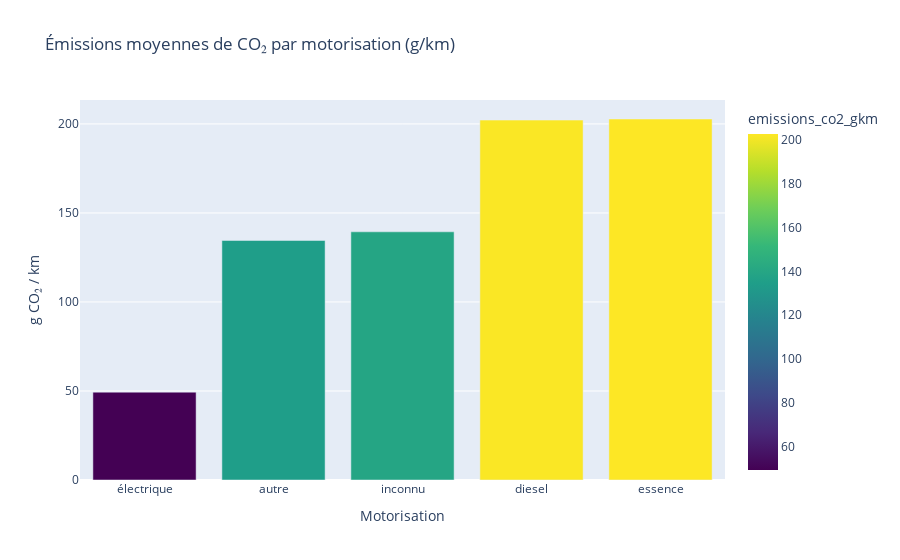

The cell this chart's notebook holds for it:
### Markdown cell above
### 3. Analyse des émissions de CO₂ par type de motorisation

Nous analysons ici les émissions moyennes de dioxyde de carbone (g/km) en fonction du type de motorisation.

### Code cell
import plotly.express as px

# Préparation des données
df_co2 = df_clean[df_clean["emissions_co2_gkm"] > 0]
df_avg = df_co2.groupby("motorisation")["emissions_co2_gkm"].mean().reset_index()

# Graphique interactif
fig = px.bar(
    df_avg.sort_values("emissions_co2_gkm"),
    x="motorisation",
    y="emissions_co2_gkm",
    title="Émissions moyennes de CO₂ par motorisation (g/km)",
    color="emissions_co2_gkm",
    color_continuous_scale="viridis"
)

fig.update_layout(xaxis_title="Motorisation", yaxis_title="g CO₂ / km")
fig.show()

### Figure 1 — Plotly figure (JSON) as saved in the notebook; plotly's stock layout.template omitted (floating-point values rounded to 4 significant figures)
{"data": [{"hovertemplate": "motorisation=%{x}<br>emissions_co2_gkm=%{marker.color}<extra></extra>", "legendgroup": "", "marker": {"color": [49.33, 134.5, 139.4, 202.2, 202.8], "coloraxis": "coloraxis", "pattern": {"shape": ""}}, "name": "", "orientation": "v", "showlegend": false, "textposition": "auto", "type": "bar", "x": ["électrique", "autre", "inconnu", "diesel", "essence"], "xaxis": "x", "y": [49.33, 134.5, 139.4, 202.2, 202.8], "yaxis": "y"}], "layout": {"barmode": "relative", "coloraxis": {"colorbar": {"title": {"text": "emissions_co2_gkm"}}, "colorscale": [[0, "#440154"], [0.1111, "#482878"], [0.2222, "#3e4989"], [0.3333, "#31688e"], [0.4444, "#26828e"], [0.5556, "#1f9e89"], [0.6667, "#35b779"], [0.7778, "#6ece58"], [0.8889, "#b5de2b"], [1, "#fde725"]]}, "legend": {"tracegroupgap": 0}, "title": {"text": "Émissions moyennes de CO₂ par motorisation (g/km)"}, "xaxis": {"anchor": "y", "domain": [0, 1], "title": {"text": "Motorisation"}}, "yaxis": {"anchor": "x", "domain": [0, 1], "title": {"text": "g CO₂ / km"}}}}
